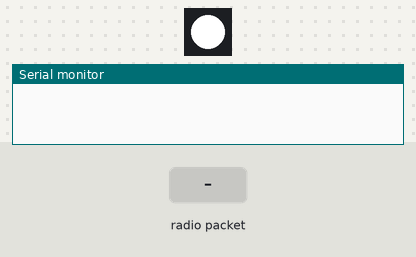
The sketch below on a simulated Arduino Uno, built with avr-gcc and run on an emulated ATmega328P. On the bench: 1 RGB LEDs in strip order, left to right, the last lines printed to the serial monitor. The inputs (shaded band) are chosen by the test bench. Dim RGB values are drawn brighter than linear; no radio packets arrive unless stated.

Above: at 0.1 s.
At 1.3 s:
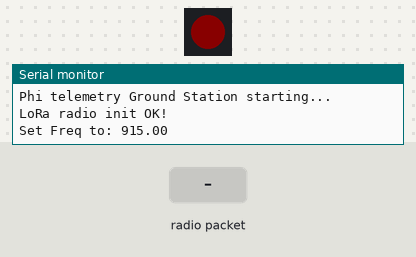
1.4 s: radio packet "white" arrives
Timing chart, 0 to 4.4 s (numbered marks = the images above; inputs shaded):
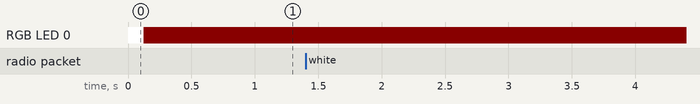

The sketch:

ground-software.ino
```cpp
// Phi Telemetry - LoRa RFM95x_RX

#include <SPI.h>
#include <RH_RF95.h>
#include <ArduinoJson.h>
#include <FastLED.h>

CRGB leds[1];

#define LED 2

#define RFM95_CS 15
#define RFM95_RST 16
#define RFM95_INT 5
#define RF95_FREQ 915.0

// Singleton instance of the radio driver
RH_RF95 rf95(RFM95_CS, RFM95_INT);

void setup() {
  // Setup RGB LED
  FastLED.addLeds<NEOPIXEL, 2>(leds, 1);
  showcolor("white");

  // Declare pins
  pinMode(LED, OUTPUT);
  digitalWrite(LED, HIGH);
  pinMode(RFM95_RST, OUTPUT);
  digitalWrite(RFM95_RST, HIGH);

  // Initialize Serial
  Serial.begin(115200);
  delay(100);
  Serial.println("Phi telemetry Ground Station starting...");

  // Check radio to confirm initialized
  digitalWrite(RFM95_RST, LOW);
  delay(10);
  digitalWrite(RFM95_RST, HIGH);
  delay(10);
  while (!rf95.init()) {
    Serial.println("LoRa radio init failed");
    while (1);
  }
  Serial.println("LoRa radio init OK!");
  if (!rf95.setFrequency(RF95_FREQ)) {
    Serial.println("setFrequency failed");
    while (1);
  }
  Serial.print("Set Freq to: ");
  Serial.println(RF95_FREQ);
  // The default transmitter power is 13dBm, using PA_BOOST.
  // If you are using RFM95 / 96/97/98 modules using the transmitter pin PA_BOOST, then
  // you can set transmission powers from 5 to 23 dBm:
  rf95.setTxPower(23, false);
}

void showcolor(String color) {
  if (color == "white") {
    FastLED.showColor(CRGB(255, 255, 255));
  }
  else if (color == "red") {
    FastLED.showColor(CRGB(10, 0, 0));
  }
  else if (color == "magenta") {
    FastLED.showColor(CRGB(255, 0, 255));
  }
  else if (color == "yellow") {
    FastLED.showColor(CRGB(255, 255, 0));
  }
  else {
    FastLED.showColor(CRGB(0, 0, 0));
  }
}

void loop() {
  // Blink LED to indicate comms
  digitalWrite(LED, HIGH);

  if (rf95.available()) {
    // Should be a message for us now
    uint8_t buf[RH_RF95_MAX_MESSAGE_LEN];
    uint8_t len = sizeof(buf);

    if (rf95.recv(buf, &len)) {
      // Light LED to indicate recieving
      digitalWrite(LED, LOW);
      showcolor("magenta");

      DynamicJsonDocument telemetry(500);
      deserializeJson(telemetry, (char*)buf);

      DynamicJsonDocument datagram(500);
      datagram["ts"] = millis();
      datagram["rssi"] = rf95.lastRssi();
      datagram["fc"] = telemetry;
      serializeJson(datagram, Serial);
      Serial.println("");
    } else {
      Serial.println("Receive failed");
      // Set status LED to show
      showcolor("yellow");
    }
  } else {
    // No message recieved, listening...
    showcolor("red");
  }
}
```
